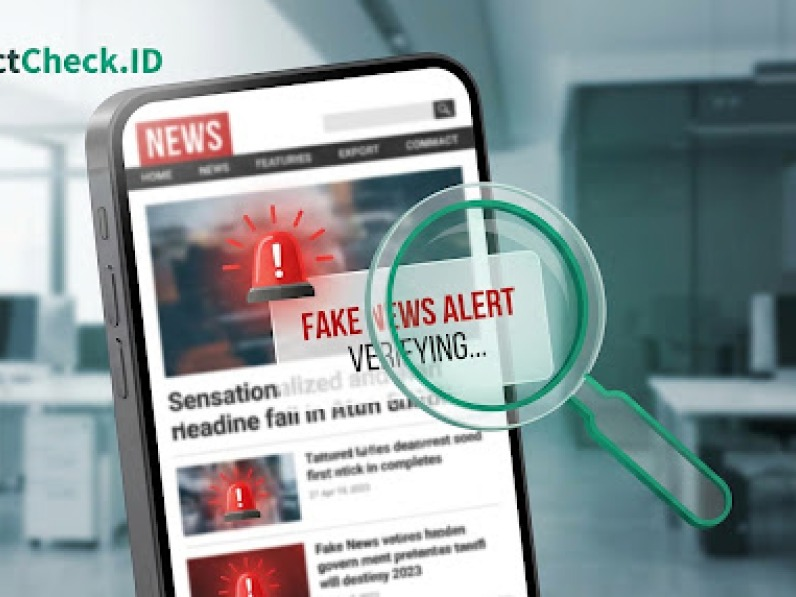
#> input picture frontend/fe/src/assets/default-thumbnail-home.jpeg, 796 x 597 px
$ python -i groq_vision_service.py   (imports and definitions only)
#> lines starting #> are read from the running program, lines starting #| are printed output that depends on the picture
import json
import requests
import base64
from io import BytesIO
from PIL import Image
from groq import Groq
from app.core.config import settings
from app.core.constants import GROQ_VISION_MODEL_NAME
from app.core.constants import IMAGE_RELEVANCE_THRESHOLD

# [1 line that did not run here, left out]

MAX_DIMENSION = 512  # resize gambar biar hemat token, cukup untuk vision task ini
JPEG_QUALITY = 70


# [33 lines left out: functions _compress_image_bytes, _bytes_to_data_uri, compress_image_to_data_uri, not called in this run]


def _fetch_image_as_data_uri(image_url: str, timeout: int = 5) -> str | None:
    """
    Unduh gambar dari URL eksternal (misal dari artikel Tavily), kompres,
    lalu ubah jadi base64 data URI. Diperlukan karena beberapa website
    memblokir hotlinking/bot request langsung dari server Groq (403),
    dan supaya ukurannya tidak membengkakkan jumlah token request.
    Kalau gagal (403, timeout, bukan gambar, dsb), return None -- artikel
    itu nanti dilewati, bukan bikin seluruh request gagal.
    """
    # Skip format non-raster (SVG, dll) sebelum sempat request -- Pillow
    # tidak bisa memprosesnya, dan biasanya ini logo/header situs,
    # bukan gambar konten artikel yang relevan untuk dibandingkan.
    if image_url.lower().split("?")[0].endswith(".svg"):
        return None

    try:
        headers = {"User-Agent": "Mozilla/5.0 (compatible; FactCheckBot/1.0)"}
        resp = requests.get(image_url, headers=headers, timeout=timeout)
        resp.raise_for_status()

        content_type = resp.headers.get("Content-Type", "image/jpeg").split(";")[0]
        if not content_type.startswith("image/") or content_type == "image/svg+xml":
            return None

        return _bytes_to_data_uri(resp.content, compress=True)
    except Exception as e:
        print(f"[WARNING] Gagal unduh gambar referensi {image_url}: {e}")
        return None


# [128 lines left out: functions verify_image_relevance, verify_image_relevance_per_artikel, not called in this run]

>>> import cv2
>>> picture = cv2.imread('../../../frontend/fe/src/assets/default-thumbnail-home.jpeg', cv2.IMREAD_GRAYSCALE)
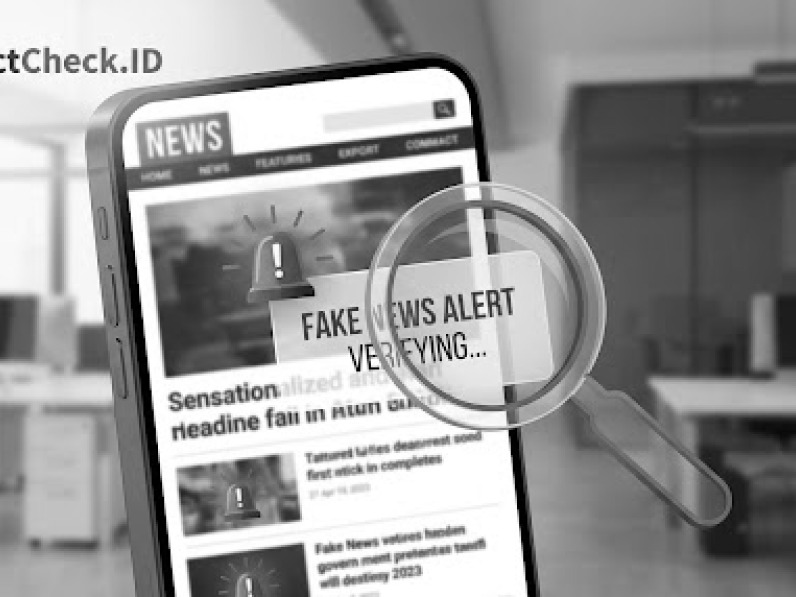
#> picture: shape (597, 796); min 0, max 255, mean 150.1
>>> result = _fetch_image_as_data_uri(picture)
#> (the run stopped early here; a loop or call above may not have finished)

$ run again, on frontend/fe/src/assets/cancel.png
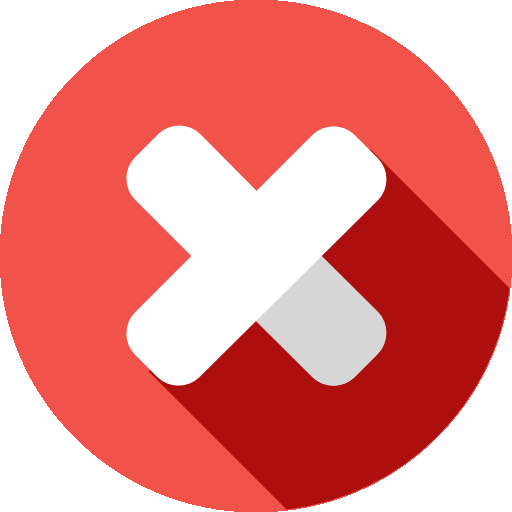
#> input picture frontend/fe/src/assets/cancel.png, 512 x 512 px
#> `picture = cv2.imread('../../../frontend/fe/src/assets/default-thumbnai..`:
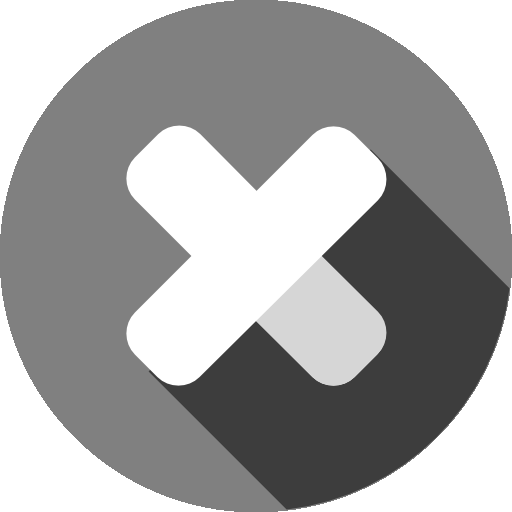
#> picture: shape (512, 512); min 61, max 255, mean 163.1
